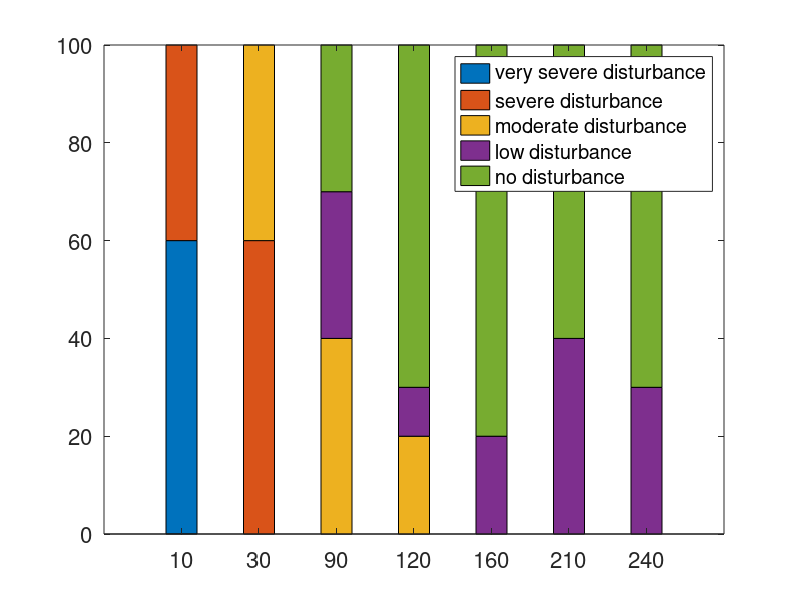

Recreate this plot in MATLAB. (Note: this script raises an error after producing the figure.)
v = [60 40 0 0 0; 0 60 40 0 0; 0 0 40 30 30; 0 0 20 10 70; 0 0 0 20 80; 0 0 0 40 60; 0 0 0 30 70];
x=[ 10 30 90 120 160 210 240]


figure; 
ax= axes;
bar(v,0.4, 'stacked')
set(gca,'xticklabel',{'10','30','90','120','160','210','240'},'fontsize', 16);
legend('very severe disturbance','severe disturbance','moderate disturbance','low disturbance','no disturbance')

ytickformat(ax, 'percentage');
xlabel('Frequency (Hz)')
plotnumber =0;
set(gca, 'fontsize', 18)
set(gcf, 'Position', [300+plotnumber*50 240+plotnumber*20 800 600]);% set(gca,'fontsize', 25);

%hold on
%bar(v(1), 'b')
%hold off;0 0